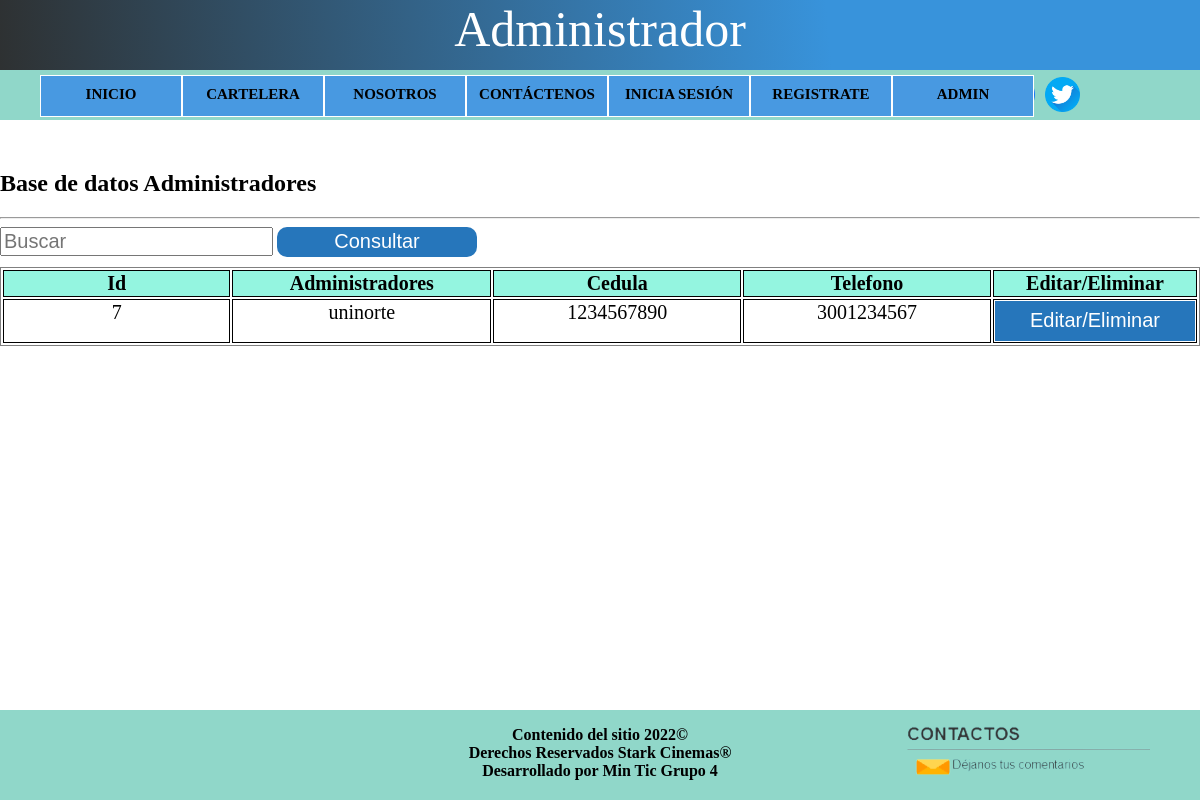
/crudAdministrador, run on the app's committed database.
### tables this page shows
CREATE TABLE admin (id INTEGER PRIMARY KEY AUTOINCREMENT, usuario VARCHAR (100), clave VARCHAR (100), nombres VARCHAR (100), genero VARCHAR (100), correo VARCHAR (100), tipo_cedula VARCHAR (100), cedula VARCHAR (100), telefono INT (100), f1 VARCHAR (10), f2 VARCHAR (10), f3 VARCHAR (10));

### app/app.py (the view)
@app.route('/crudAdministrador', methods=('GET','POST'))
def crudAdministrador():
   if request.method == 'POST' and 'texto' in request.form:
      strsql = "SELECT* FROM admin WHERE id LIKE '%" + request.form['texto'] + "%' OR usuario LIKE '%" + request.form['texto'] + "%'"
   else:
     strsql = "SELECT* FROM admin"
   con = conexion()
   cursorObj = con.cursor()
   cursorObj.execute(strsql)
   administrador= [dict(id=row[0],usuario=row[1],nombres=row[3],genero=row[4],correo=row[5],tipo_cedula=row[6],cedula=row[7],telefono=row[8],f1=row[9],f2=row[10],f3=row[11]) for row in cursorObj.fetchall()]
   con.close()
   if 'usuario_editar_eliminar' in request.form:
     return render_template('admin_editar_eliminar.html',administrador=administrador)
   return render_template('crud_admin.html', administrador=administrador)

### app/db.py (called while the page is built)
def conexion():
 try:
    con = sqlite3.connect('datosPeliculas.db')
    return con
 except Error:
   print(Error)

### app/templates/crud_admin.html (shortened to what this page needs)
<!DOCTYPE html>
<html lang="en">
<head>
    <link rel="stylesheet" type="text/css" href="../static/estilos.css"></link>
</head>
<body>
    <header>
        <div class="titulo">Administrador</div>
        <nav id="barra_menu">
            <ul>
              <li><a href="/">INICIO</a></li>
              <li><a href="/consultar">CARTELERA</a></li>
              <li><a href="/nosotros">NOSOTROS</a></li>
              <li><a href="/contactos">CONTÁCTENOS</a></li>
              <li><a href="/sesion">INICIA SESIÓN</a></li>
              <li><a href="/registrar">REGISTRATE</a></li>
              <li><a href="/panel_admin">ADMIN</a></li>
            </ul>
         </nav>
         <div class="redes">
           <a href="https://twitter.com/" target="_blank"> <img id="twitter" src="../static/img/twitter.png"></a>
        </div>
    </header>
    <div class="contenidoBody">
        <h2>Base de datos Administradores</h2>
        <hr>
        <form action="" method='post'>
            <input type="text" id="texto" name="texto" placeholder="Buscar">
           <input type="submit" id="consultar" name="consultar" value="Consultar">
            <table class="tabla">
                <thead>
                  <tr>
                    <th scope="col">Id</th>
                    <th scope="col">Administradores</th>
                    <th scope="col">Cedula</th>
                    <th scope="col">Telefono</th>
                    <th scope="col">Editar/Eliminar</th>
                  </tr>
                </thead>
                {%- for admin in administrador %}
                <tbody>
                  <tr>
                    <td readonly>{{admin.id}}</td>
                    <td>{{admin.usuario}}</td>
                    <td>{{admin.cedula}}</td>
                    <td>{{admin.telefono}}</td>
                    <td><button class="boton"><a href="{{url_for('admin_editar_eliminar',id=admin.id)}}" name="admin_editar_eliminar">Editar/Eliminar</a></button></td>
                  </tr>
                </tbody>
                {%- endfor %}
              </table>
            </form>
    </div>
    <footer>
        <p class="contenido_piePagina">Contenido del sitio 2022© <br>
          Derechos Reservados Stark Cinemas® <br>
          Desarrollado por Min Tic Grupo 4<br>
          <a href="/contactos"> <img class="imagen_contactos" src="../static/img/contactos.png"></a>
        </p>
    </footer>
</body>
</html>

### app/static/estilos.css (style rules this page uses)
html { min-height: 100%; position: relative; }
body { margin: 0; }
a { cursor: pointer; }
.contenidoBody { margin: 0px auto; margin-top: 150px; margin-bottom: 40px; width: 1200px; height: 500px; display: table; justify-content: center; margin-bottom: 120px; }
header { margin-top: -150px; padding-left: 0px; font-size: 0; background: #90D7C9; position: fixed; width: 100%; height: 120px; z-index:1; }
.titulo { padding-left: 0px; background: rgb(46,49,50); background: linear-gradient(85deg, rgba(46,49,50,1) 0%, rgba(56,147,219,1) 69%); position: fixed; width: 100%; height: 70px; z-index:2; font-size: 50px; color: white; text-align: center; }
nav { margin-top: 70px; }
nav a { text-decoration:none; color:inherit; font-size:15px; font-weight: bold; }
nav li { margin-top: 5px; margin-bottom: 5px; display:inline-block; width:120px; height:20px; padding:10px 10px; background-color:#4899E1 ; border:1px solid white; text-align:center; color:black; position:relative; }
.redes { margin-top: -45px; margin-right: 120px; float: right; }
#twitter { width: 35px; margin-left: 10px; }
a { color: white; text-decoration: none; }
.tabla { border: 1px solid gray; margin-top: 10px; font-size: 20px; width: 100%; }
th { background-color: rgb(148, 245, 224); }
th, td { width: 25%; text-align: center; vertical-align: top; border: 1px solid #000; border-spacing: 0; }
#texto { font-size: 20px; }
#consultar { width: 200px; height: 30px; font-size: 20px; color: white; border: none; border-radius: 10px; background: #2676bb; padding: 0px; cursor: pointer; }
.boton { width: 200px; height: 40px; font-size: 20px; background: #2676bb; padding: 0px; border: none; }
footer { background-color: #90D7C9; position: absolute; bottom: 0; width: 100%; height: 90px; color: black; font-weight: bold; }
.imagen_contactos { width: 250px; float: right; margin-top: -60px; margin-right: 50px; }
.contenido_piePagina { text-align: center; }

### data on the page
admin: id "7", usuario "uninorte", cedula "1234567890", telefono "3001234567"
